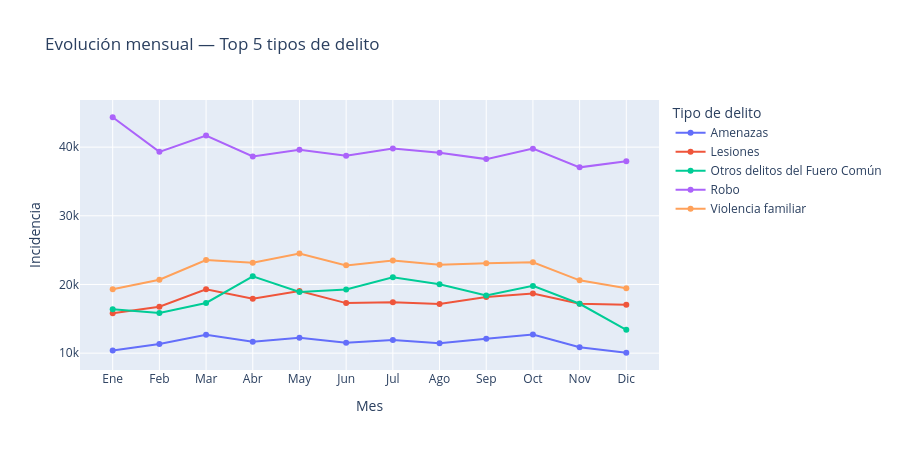

Write notebook code for a chart like this one.
### Markdown cell above
## 8. Evolución mensual — Top 5 delitos

### Code cell
top5 = df.groupby("tipo_delito")["incidencia"].sum().nlargest(5).index.tolist()

df_top5 = (
    df[df["tipo_delito"].isin(top5)]
    .groupby(["mes", "tipo_delito"])["incidencia"]
    .sum()
    .reset_index()
)
df_top5["mes_label"] = df_top5["mes"].map(dict(enumerate(MONTH_LABELS, 1)))

fig = px.line(
    df_top5,
    x="mes",
    y="incidencia",
    color="tipo_delito",
    markers=True,
    title="Evolución mensual — Top 5 tipos de delito",
    labels={"mes": "Mes", "incidencia": "Incidencia", "tipo_delito": "Tipo de delito"},
)
fig.update_xaxes(tickvals=list(range(1, 13)), ticktext=MONTH_LABELS)
fig.update_layout(height=450)
fig.show()

### Figure 1 — Plotly figure (JSON) as saved in the notebook; plotly's stock layout.template omitted (floating-point values rounded to 4 significant figures)
{"data": [{"hovertemplate": "Tipo de delito=Amenazas<br>Mes=%{x}<br>Incidencia=%{y}<extra></extra>", "legendgroup": "Amenazas", "line": {"color": "#636efa", "dash": "solid"}, "marker": {"symbol": "circle"}, "mode": "lines+markers", "name": "Amenazas", "orientation": "v", "showlegend": true, "type": "scatter", "x": [1, 2, 3, 4, 5, 6, 7, 8, 9, 10, 11, 12], "xaxis": "x", "y": [10392, 11318, 12678, 11647, 12238, 11499, 11917, 11428, 12106, 12727, 10866, 10058], "yaxis": "y"}, {"hovertemplate": "Tipo de delito=Lesiones<br>Mes=%{x}<br>Incidencia=%{y}<extra></extra>", "legendgroup": "Lesiones", "line": {"color": "#EF553B", "dash": "solid"}, "marker": {"symbol": "circle"}, "mode": "lines+markers", "name": "Lesiones", "orientation": "v", "showlegend": true, "type": "scatter", "x": [1, 2, 3, 4, 5, 6, 7, 8, 9, 10, 11, 12], "xaxis": "x", "y": [15823, 16758, 19304, 17925, 19053, 17288, 17407, 17147, 18185, 18673, 17178, 17057], "yaxis": "y"}, {"hovertemplate": "Tipo de delito=Otros delitos del Fuero Común<br>Mes=%{x}<br>Incidencia=%{y}<extra></extra>", "legendgroup": "Otros delitos del Fuero Común", "line": {"color": "#00cc96", "dash": "solid"}, "marker": {"symbol": "circle"}, "mode": "lines+markers", "name": "Otros delitos del Fuero Común", "orientation": "v", "showlegend": true, "type": "scatter", "x": [1, 2, 3, 4, 5, 6, 7, 8, 9, 10, 11, 12], "xaxis": "x", "y": [16385, 15864, 17313, 21195, 18894, 19271, 21035, 20029, 18397, 19796, 17189, 13396], "yaxis": "y"}, {"hovertemplate": "Tipo de delito=Robo<br>Mes=%{x}<br>Incidencia=%{y}<extra></extra>", "legendgroup": "Robo", "line": {"color": "#ab63fa", "dash": "solid"}, "marker": {"symbol": "circle"}, "mode": "lines+markers", "name": "Robo", "orientation": "v", "showlegend": true, "type": "scatter", "x": [1, 2, 3, 4, 5, 6, 7, 8, 9, 10, 11, 12], "xaxis": "x", "y": [44351, 39311, 41694, 38638, 39607, 38739, 39792, 39191, 38256, 39781, 37056, 37957], "yaxis": "y"}, {"hovertemplate": "Tipo de delito=Violencia familiar<br>Mes=%{x}<br>Incidencia=%{y}<extra></extra>", "legendgroup": "Violencia familiar", "line": {"color": "#FFA15A", "dash": "solid"}, "marker": {"symbol": "circle"}, "mode": "lines+markers", "name": "Violencia familiar", "orientation": "v", "showlegend": true, "type": "scatter", "x": [1, 2, 3, 4, 5, 6, 7, 8, 9, 10, 11, 12], "xaxis": "x", "y": [19298, 20686, 23561, 23153, 24521, 22782, 23491, 22864, 23096, 23243, 20601, 19464], "yaxis": "y"}], "layout": {"height": 450, "legend": {"title": {"text": "Tipo de delito"}, "tracegroupgap": 0}, "title": {"text": "Evolución mensual — Top 5 tipos de delito"}, "xaxis": {"anchor": "y", "domain": [0, 1], "ticktext": ["Ene", "Feb", "Mar", "Abr", "May", "Jun", "Jul", "Ago", "Sep", "Oct", "Nov", "Dic"], "tickvals": [1, 2, 3, 4, 5, 6, 7, 8, 9, 10, 11, 12], "title": {"text": "Mes"}}, "yaxis": {"anchor": "x", "domain": [0, 1], "title": {"text": "Incidencia"}}}}
